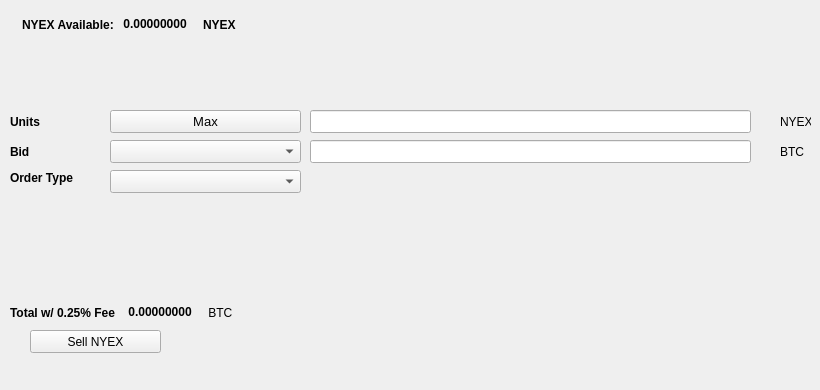
   <widget class="QWidget" name="SellTab">
    <attribute name="title">
     <string>Sell</string>
    </attribute>
    <widget class="QLabel" name="label_16">
     <property name="geometry">
      <rect>
       <x>780</x>
       <y>140</y>
       <width>31</width>
       <height>23</height>
      </rect>
     </property>
     <property name="text">
      <string>BTC</string>
     </property>
    </widget>
    <widget class="QComboBox" name="SellBidcomboBox">
     <property name="geometry">
      <rect>
       <x>110</x>
       <y>140</y>
       <width>191</width>
       <height>23</height>
      </rect>
     </property>
     <property name="font">
      <font>
       <pointsize>10</pointsize>
      </font>
     </property>
    </widget>
    <widget class="QLabel" name="label_18">
     <property name="geometry">
      <rect>
       <x>10</x>
       <y>110</y>
       <width>46</width>
       <height>23</height>
      </rect>
     </property>
     <property name="font">
      <font>
       <weight>75</weight>
       <bold>true</bold>
      </font>
     </property>
     <property name="text">
      <string>Units</string>
     </property>
    </widget>
    <widget class="QPushButton" name="Sell_Max_Amount">
     <property name="geometry">
      <rect>
       <x>110</x>
       <y>110</y>
       <width>191</width>
       <height>23</height>
      </rect>
     </property>
     <property name="font">
      <font>
       <pointsize>10</pointsize>
      </font>
     </property>
     <property name="text">
      <string>Max</string>
     </property>
    </widget>
    <widget class="QLabel" name="label_20">
     <property name="geometry">
      <rect>
       <x>10</x>
       <y>170</y>
       <width>91</width>
       <height>16</height>
      </rect>
     </property>
     <property name="font">
      <font>
       <weight>75</weight>
       <bold>true</bold>
      </font>
     </property>
     <property name="text">
      <string>Order Type</string>
     </property>
    </widget>
    <widget class="QComboBox" name="SellOrdertypeCombo">
     <property name="geometry">
      <rect>
       <x>110</x>
       <y>170</y>
       <width>191</width>
       <height>23</height>
      </rect>
     </property>
     <property name="font">
      <font>
       <pointsize>10</pointsize>
      </font>
     </property>
    </widget>
    <widget class="QLabel" name="label_21">
     <property name="geometry">
      <rect>
       <x>10</x>
       <y>140</y>
       <width>46</width>
       <height>23</height>
      </rect>
     </property>
     <property name="font">
      <font>
       <weight>75</weight>
       <bold>true</bold>
      </font>
     </property>
     <property name="text">
      <string>Bid</string>
     </property>
    </widget>
    <widget class="QLabel" name="label_22">
     <property name="geometry">
      <rect>
       <x>780</x>
       <y>110</y>
       <width>31</width>
       <height>23</height>
      </rect>
     </property>
     <property name="text">
      <string>NYEX</string>
     </property>
    </widget>
    <widget class="QLineEdit" name="UnitsInputNYE">
     <property name="geometry">
      <rect>
       <x>310</x>
       <y>110</y>
       <width>441</width>
       <height>23</height>
      </rect>
     </property>
     <property name="font">
      <font>
       <pointsize>9</pointsize>
       <weight>75</weight>
       <bold>true</bold>
      </font>
     </property>
    </widget>
    <widget class="QLineEdit" name="SellBidPriceEdit">
     <property name="geometry">
      <rect>
       <x>310</x>
       <y>140</y>
       <width>441</width>
       <height>23</height>
      </rect>
     </property>
     <property name="font">
      <font>
       <pointsize>9</pointsize>
       <weight>75</weight>
       <bold>true</bold>
      </font>
     </property>
    </widget>
    <widget class="QPushButton" name="SellNYEBTN">
     <property name="geometry">
      <rect>
       <x>30</x>
       <y>330</y>
       <width>131</width>
       <height>23</height>
      </rect>
     </property>
     <property name="text">
      <string>Sell NYEX</string>
     </property>
     <property name="icon">
      <iconset resource="../prium.qrc">
       <normaloff>:/icons/bitcoin</normaloff>:/icons/bitcoin</iconset>
     </property>
    </widget>
    <widget class="QWidget" name="layoutWidget3">
     <property name="geometry">
      <rect>
       <x>22</x>
       <y>12</y>
       <width>258</width>
       <height>25</height>
      </rect>
     </property>
     <layout class="QHBoxLayout" name="horizontalLayout">
      <item>
       <widget class="QLabel" name="label232_2">
        <property name="font">
         <font>
          <weight>75</weight>
          <bold>true</bold>
         </font>
        </property>
        <property name="text">
         <string>NYEX Available:</string>
        </property>
       </widget>
      </item>
      <item>
       <widget class="QLabel" name="NYEAvailableLabel">
        <property name="palette">
         <palette>
          <active>
           <colorrole role="WindowText">
            <brush brushstyle="SolidPattern">
             <color alpha="255">
              <red>0</red>
              <green>0</green>
              <blue>0</blue>
             </color>
            </brush>
           </colorrole>
           <colorrole role="Button">
            <brush brushstyle="SolidPattern">
             <color alpha="255">
              <red>0</red>
              <green>170</green>
              <blue>0</blue>
             </color>
            </brush>
           </colorrole>
           <colorrole role="Light">
            <brush brushstyle="SolidPattern">
             <color alpha="255">
              <red>0</red>
              <green>255</green>
              <blue>0</blue>
             </color>
            </brush>
           </colorrole>
           <colorrole role="Midlight">
            <brush brushstyle="SolidPattern">
             <color alpha="255">
              <red>0</red>
              <green>212</green>
              <blue>0</blue>
             </color>
            </brush>
           </colorrole>
           <colorrole role="Dark">
            <brush brushstyle="SolidPattern">
             <color alpha="255">
              <red>0</red>
              <green>85</green>
              <blue>0</blue>
             </color>
            </brush>
           </colorrole>
           <colorrole role="Mid">
            <brush brushstyle="SolidPattern">
             <color alpha="255">
              <red>0</red>
              <green>113</green>
              <blue>0</blue>
             </color>
            </brush>
           </colorrole>
           <colorrole role="Text">
            <brush brushstyle="SolidPattern">
             <color alpha="255">
              <red>0</red>
              <green>170</green>
              <blue>0</blue>
             </color>
            </brush>
           </colorrole>
           <colorrole role="BrightText">
            <brush brushstyle="SolidPattern">
             <color alpha="255">
              <red>255</red>
              <green>255</green>
              <blue>255</blue>
             </color>
            </brush>
           </colorrole>
           <colorrole role="ButtonText">
            <brush brushstyle="SolidPattern">
             <color alpha="255">
              <red>0</red>
              <green>0</green>
              <blue>0</blue>
             </color>
            </brush>
           </colorrole>
           <colorrole role="Base">
            <brush brushstyle="SolidPattern">
             <color alpha="255">
              <red>255</red>
              <green>255</green>
              <blue>255</blue>
             </color>
            </brush>
           </colorrole>
           <colorrole role="Window">
            <brush brushstyle="SolidPattern">
             <color alpha="255">
              <red>0</red>
              <green>170</green>
              <blue>0</blue>
             </color>
            </brush>
           </colorrole>
           <colorrole role="Shadow">
            <brush brushstyle="SolidPattern">
             <color alpha="255">
              <red>0</red>
              <green>0</green>
              <blue>0</blue>
             </color>
            </brush>
           </colorrole>
           <colorrole role="AlternateBase">
            <brush brushstyle="SolidPattern">
             <color alpha="255">
              <red>127</red>
              <green>212</green>
              <blue>127</blue>
             </color>
            </brush>
           </colorrole>
           <colorrole role="ToolTipBase">
            <brush brushstyle="SolidPattern">
             <color alpha="255">
              <red>255</red>
              <green>255</green>
              <blue>220</blue>
             </color>
            </brush>
           </colorrole>
           <colorrole role="ToolTipText">
            <brush brushstyle="SolidPattern">
             <color alpha="255">
              <red>0</red>
              <green>0</green>
              <blue>0</blue>
             </color>
            </brush>
           </colorrole>
          </active>
          <inactive>
           <colorrole role="WindowText">
            <brush brushstyle="SolidPattern">
             <color alpha="255">
              <red>0</red>
              <green>0</green>
              <blue>0</blue>
             </color>
            </brush>
           </colorrole>
           <colorrole role="Button">
            <brush brushstyle="SolidPattern">
             <color alpha="255">
              <red>0</red>
              <green>170</green>
              <blue>0</blue>
             </color>
            </brush>
           </colorrole>
           <colorrole role="Light">
            <brush brushstyle="SolidPattern">
             <color alpha="255">
              <red>0</red>
              <green>255</green>
              <blue>0</blue>
             </color>
            </brush>
           </colorrole>
           <colorrole role="Midlight">
            <brush brushstyle="SolidPattern">
             <color alpha="255">
              <red>0</red>
              <green>212</green>
              <blue>0</blue>
             </color>
            </brush>
           </colorrole>
           <colorrole role="Dark">
            <brush brushstyle="SolidPattern">
             <color alpha="255">
              <red>0</red>
              <green>85</green>
              <blue>0</blue>
             </color>
            </brush>
           </colorrole>
           <colorrole role="Mid">
            <brush brushstyle="SolidPattern">
             <color alpha="255">
              <red>0</red>
              <green>113</green>
              <blue>0</blue>
             </color>
            </brush>
           </colorrole>
           <colorrole role="Text">
            <brush brushstyle="SolidPattern">
             <color alpha="255">
              <red>0</red>
              <green>170</green>
              <blue>0</blue>
             </color>
            </brush>
           </colorrole>
           <colorrole role="BrightText">
            <brush brushstyle="SolidPattern">
             <color alpha="255">
              <red>255</red>
              <green>255</green>
              <blue>255</blue>
             </color>
            </brush>
           </colorrole>
           <colorrole role="ButtonText">
            <brush brushstyle="SolidPattern">
             <color alpha="255">
              <red>0</red>
              <green>0</green>
              <blue>0</blue>
             </color>
            </brush>
           </colorrole>
           <colorrole role="Base">
            <brush brushstyle="SolidPattern">
             <color alpha="255">
              <red>255</red>
              <green>255</green>
              <blue>255</blue>
             </color>
            </brush>
           </colorrole>
           <colorrole role="Window">
            <brush brushstyle="SolidPattern">
             <color alpha="255">
              <red>0</red>
              <green>170</green>
              <blue>0</blue>
             </color>
            </brush>
           </colorrole>
           <colorrole role="Shadow">
            <brush brushstyle="SolidPattern">
             <color alpha="255">
              <red>0</red>
              <green>0</green>
              <blue>0</blue>
             </color>
            </brush>
           </colorrole>
           <colorrole role="AlternateBase">
            <brush brushstyle="SolidPattern">
             <color alpha="255">
              <red>127</red>
              <green>212</green>
              <blue>127</blue>
             </color>
            </brush>
           </colorrole>
           <colorrole role="ToolTipBase">
            <brush brushstyle="SolidPattern">
             <color alpha="255">
              <red>255</red>
              <green>255</green>
              <blue>220</blue>
             </color>
            </brush>
           </colorrole>
           <colorrole role="ToolTipText">
            <brush brushstyle="SolidPattern">
             <color alpha="255">
              <red>0</red>
              <green>0</green>
              <blue>0</blue>
             </color>
            </brush>
           </colorrole>
          </inactive>
          <disabled>
           <colorrole role="WindowText">
            <brush brushstyle="SolidPattern">
             <color alpha="255">
              <red>0</red>
              <green>85</green>
              <blue>0</blue>
             </color>
            </brush>
           </colorrole>
           <colorrole role="Button">
            <brush brushstyle="SolidPattern">
             <color alpha="255">
              <red>0</red>
              <green>170</green>
              <blue>0</blue>
             </color>
            </brush>
           </colorrole>
           <colorrole role="Light">
            <brush brushstyle="SolidPattern">
             <color alpha="255">
              <red>0</red>
              <green>255</green>
              <blue>0</blue>
             </color>
            </brush>
           </colorrole>
           <colorrole role="Midlight">
            <brush brushstyle="SolidPattern">
             <color alpha="255">
              <red>0</red>
              <green>212</green>
              <blue>0</blue>
             </color>
            </brush>
           </colorrole>
           <colorrole role="Dark">
            <brush brushstyle="SolidPattern">
             <color alpha="255">
              <red>0</red>
              <green>85</green>
              <blue>0</blue>
             </color>
            </brush>
           </colorrole>
           <colorrole role="Mid">
            <brush brushstyle="SolidPattern">
             <color alpha="255">
              <red>0</red>
              <green>113</green>
              <blue>0</blue>
             </color>
            </brush>
           </colorrole>
           <colorrole role="Text">
            <brush brushstyle="SolidPattern">
             <color alpha="255">
              <red>0</red>
              <green>85</green>
              <blue>0</blue>
             </color>
            </brush>
           </colorrole>
           <colorrole role="BrightText">
            <brush brushstyle="SolidPattern">
             <color alpha="255">
              <red>255</red>
              <green>255</green>
              <blue>255</blue>
             </color>
            </brush>
           </colorrole>
           <colorrole role="ButtonText">
            <brush brushstyle="SolidPattern">
             <color alpha="255">
              <red>0</red>
              <green>85</green>
              <blue>0</blue>
             </color>
            </brush>
           </colorrole>
           <colorrole role="Base">
            <brush brushstyle="SolidPattern">
             <color alpha="255">
              <red>0</red>
              <green>170</green>
              <blue>0</blue>
             </color>
            </brush>
           </colorrole>
           <colorrole role="Window">
            <brush brushstyle="SolidPattern">
             <color alpha="255">
              <red>0</red>
              <green>170</green>
              <blue>0</blue>
             </color>
            </brush>
           </colorrole>
           <colorrole role="Shadow">
            <brush brushstyle="SolidPattern">
             <color alpha="255">
              <red>0</red>
              <green>0</green>
              <blue>0</blue>
             </color>
            </brush>
           </colorrole>
           <colorrole role="AlternateBase">
            <brush brushstyle="SolidPattern">
             <color alpha="255">
              <red>0</red>
              <green>170</green>
              <blue>0</blue>
             </color>
            </brush>
           </colorrole>
           <colorrole role="ToolTipBase">
            <brush brushstyle="SolidPattern">
             <color alpha="255">
              <red>255</red>
              <green>255</green>
              <blue>220</blue>
             </color>
            </brush>
           </colorrole>
           <colorrole role="ToolTipText">
            <brush brushstyle="SolidPattern">
             <color alpha="255">
              <red>0</red>
              <green>0</green>
              <blue>0</blue>
             </color>
            </brush>
           </colorrole>
          </disabled>
         </palette>
        </property>
        <property name="font">
         <font>
          <weight>75</weight>
          <bold>true</bold>
         </font>
        </property>
        <property name="text">
         <string> 0.00000000 </string>
        </property>
        <property name="textInteractionFlags">
         <set>Qt::LinksAccessibleByMouse|Qt::TextSelectableByKeyboard|Qt::TextSelectableByMouse</set>
        </property>
       </widget>
      </item>
      <item>
       <widget class="QLabel" name="labelNYE">
        <property name="font">
         <font>
          <weight>75</weight>
          <bold>true</bold>
         </font>
        </property>
        <property name="text">
         <string>NYEX</string>
        </property>
       </widget>
      </item>
     </layout>
    </widget>
    <widget class="QWidget" name="layoutWidget">
     <property name="geometry">
      <rect>
       <x>10</x>
       <y>300</y>
       <width>268</width>
       <height>25</height>
      </rect>
     </property>
     <layout class="QHBoxLayout" name="horizontalLayout_2">
      <item>
       <widget class="QLabel" name="label_19">
        <property name="font">
         <font>
          <weight>75</weight>
          <bold>true</bold>
         </font>
        </property>
        <property name="text">
         <string>Total w/ 0.25% Fee </string>
        </property>
       </widget>
      </item>
      <item>
       <widget class="QLabel" name="SellCostLabel">
        <property name="palette">
         <palette>
          <active>
           <colorrole role="WindowText">
            <brush brushstyle="SolidPattern">
             <color alpha="255">
              <red>0</red>
              <green>0</green>
              <blue>0</blue>
             </color>
            </brush>
           </colorrole>
           <colorrole role="Button">
            <brush brushstyle="SolidPattern">
             <color alpha="255">
              <red>0</red>
              <green>170</green>
              <blue>0</blue>
             </color>
            </brush>
           </colorrole>
           <colorrole role="Light">
            <brush brushstyle="SolidPattern">
             <color alpha="255">
              <red>0</red>
              <green>255</green>
              <blue>0</blue>
             </color>
            </brush>
           </colorrole>
           <colorrole role="Midlight">
            <brush brushstyle="SolidPattern">
             <color alpha="255">
              <red>0</red>
              <green>212</green>
              <blue>0</blue>
             </color>
            </brush>
           </colorrole>
           <colorrole role="Dark">
            <brush brushstyle="SolidPattern">
             <color alpha="255">
              <red>0</red>
              <green>85</green>
              <blue>0</blue>
             </color>
            </brush>
           </colorrole>
           <colorrole role="Mid">
            <brush brushstyle="SolidPattern">
             <color alpha="255">
              <red>0</red>
              <green>113</green>
              <blue>0</blue>
             </color>
            </brush>
           </colorrole>
           <colorrole role="Text">
            <brush brushstyle="SolidPattern">
             <color alpha="255">
              <red>0</red>
              <green>170</green>
              <blue>0</blue>
             </color>
            </brush>
           </colorrole>
           <colorrole role="BrightText">
            <brush brushstyle="SolidPattern">
             <color alpha="255">
              <red>255</red>
              <green>255</green>
              <blue>255</blue>
             </color>
            </brush>
           </colorrole>
           <colorrole role="ButtonText">
            <brush brushstyle="SolidPattern">
             <color alpha="255">
              <red>0</red>
              <green>0</green>
              <blue>0</blue>
             </color>
            </brush>
           </colorrole>
           <colorrole role="Base">
            <brush brushstyle="SolidPattern">
             <color alpha="255">
              <red>255</red>
              <green>255</green>
              <blue>255</blue>
             </color>
            </brush>
           </colorrole>
           <colorrole role="Window">
            <brush brushstyle="SolidPattern">
             <color alpha="255">
              <red>0</red>
              <green>170</green>
              <blue>0</blue>
             </color>
            </brush>
           </colorrole>
           <colorrole role="Shadow">
            <brush brushstyle="SolidPattern">
             <color alpha="255">
              <red>0</red>
              <green>0</green>
              <blue>0</blue>
             </color>
            </brush>
           </colorrole>
           <colorrole role="AlternateBase">
            <brush brushstyle="SolidPattern">
             <color alpha="255">
              <red>127</red>
              <green>212</green>
              <blue>127</blue>
             </color>
            </brush>
           </colorrole>
           <colorrole role="ToolTipBase">
            <brush brushstyle="SolidPattern">
             <color alpha="255">
              <red>255</red>
              <green>255</green>
              <blue>220</blue>
             </color>
            </brush>
           </colorrole>
           <colorrole role="ToolTipText">
            <brush brushstyle="SolidPattern">
             <color alpha="255">
              <red>0</red>
              <green>0</green>
              <blue>0</blue>
             </color>
            </brush>
           </colorrole>
          </active>
          <inactive>
           <colorrole role="WindowText">
            <brush brushstyle="SolidPattern">
             <color alpha="255">
              <red>0</red>
              <green>0</green>
              <blue>0</blue>
             </color>
            </brush>
           </colorrole>
           <colorrole role="Button">
            <brush brushstyle="SolidPattern">
             <color alpha="255">
              <red>0</red>
              <green>170</green>
              <blue>0</blue>
             </color>
            </brush>
           </colorrole>
           <colorrole role="Light">
            <brush brushstyle="SolidPattern">
             <color alpha="255">
              <red>0</red>
              <green>255</green>
              <blue>0</blue>
             </color>
            </brush>
           </colorrole>
           <colorrole role="Midlight">
            <brush brushstyle="SolidPattern">
             <color alpha="255">
              <red>0</red>
              <green>212</green>
              <blue>0</blue>
             </color>
            </brush>
           </colorrole>
           <colorrole role="Dark">
            <brush brushstyle="SolidPattern">
             <color alpha="255">
              <red>0</red>
              <green>85</green>
              <blue>0</blue>
             </color>
            </brush>
           </colorrole>
           <colorrole role="Mid">
            <brush brushstyle="SolidPattern">
             <color alpha="255">
              <red>0</red>
              <green>113</green>
              <blue>0</blue>
             </color>
            </brush>
           </colorrole>
           <colorrole role="Text">
            <brush brushstyle="SolidPattern">
             <color alpha="255">
              <red>0</red>
              <green>170</green>
              <blue>0</blue>
             </color>
            </brush>
           </colorrole>
           <colorrole role="BrightText">
            <brush brushstyle="SolidPattern">
             <color alpha="255">
              <red>255</red>
              <green>255</green>
              <blue>255</blue>
             </color>
            </brush>
           </colorrole>
           <colorrole role="ButtonText">
            <brush brushstyle="SolidPattern">
             <color alpha="255">
              <red>0</red>
              <green>0</green>
              <blue>0</blue>
             </color>
            </brush>
           </colorrole>
           <colorrole role="Base">
            <brush brushstyle="SolidPattern">
             <color alpha="255">
              <red>255</red>
              <green>255</green>
              <blue>255</blue>
             </color>
            </brush>
           </colorrole>
           <colorrole role="Window">
            <brush brushstyle="SolidPattern">
             <color alpha="255">
              <red>0</red>
              <green>170</green>
              <blue>0</blue>
             </color>
            </brush>
           </colorrole>
           <colorrole role="Shadow">
            <brush brushstyle="SolidPattern">
             <color alpha="255">
              <red>0</red>
              <green>0</green>
              <blue>0</blue>
             </color>
            </brush>
           </colorrole>
           <colorrole role="AlternateBase">
            <brush brushstyle="SolidPattern">
             <color alpha="255">
              <red>127</red>
              <green>212</green>
              <blue>127</blue>
             </color>
            </brush>
           </colorrole>
           <colorrole role="ToolTipBase">
            <brush brushstyle="SolidPattern">
             <color alpha="255">
              <red>255</red>
              <green>255</green>
              <blue>220</blue>
             </color>
            </brush>
           </colorrole>
           <colorrole role="ToolTipText">
            <brush brushstyle="SolidPattern">
             <color alpha="255">
              <red>0</red>
              <green>0</green>
              <blue>0</blue>
             </color>
            </brush>
           </colorrole>
          </inactive>
          <disabled>
           <colorrole role="WindowText">
            <brush brushstyle="SolidPattern">
             <color alpha="255">
              <red>0</red>
              <green>85</green>
              <blue>0</blue>
             </color>
            </brush>
           </colorrole>
           <colorrole role="Button">
            <brush brushstyle="SolidPattern">
             <color alpha="255">
              <red>0</red>
              <green>170</green>
              <blue>0</blue>
             </color>
            </brush>
           </colorrole>
           <colorrole role="Light">
            <brush brushstyle="SolidPattern">
             <color alpha="255">
              <red>0</red>
              <green>255</green>
              <blue>0</blue>
             </color>
            </brush>
           </colorrole>
           <colorrole role="Midlight">
            <brush brushstyle="SolidPattern">
             <color alpha="255">
              <red>0</red>
              <green>212</green>
              <blue>0</blue>
             </color>
            </brush>
           </colorrole>
           <colorrole role="Dark">
            <brush brushstyle="SolidPattern">
             <color alpha="255">
              <red>0</red>
              <green>85</green>
              <blue>0</blue>
             </color>
            </brush>
           </colorrole>
           <colorrole role="Mid">
            <brush brushstyle="SolidPattern">
             <color alpha="255">
              <red>0</red>
              <green>113</green>
              <blue>0</blue>
             </color>
            </brush>
           </colorrole>
           <colorrole role="Text">
            <brush brushstyle="SolidPattern">
             <color alpha="255">
              <red>0</red>
              <green>85</green>
              <blue>0</blue>
             </color>
            </brush>
           </colorrole>
           <colorrole role="BrightText">
            <brush brushstyle="SolidPattern">
             <color alpha="255">
              <red>255</red>
              <green>255</green>
              <blue>255</blue>
             </color>
            </brush>
           </colorrole>
           <colorrole role="ButtonText">
            <brush brushstyle="SolidPattern">
             <color alpha="255">
              <red>0</red>
              <green>85</green>
              <blue>0</blue>
             </color>
            </brush>
           </colorrole>
           <colorrole role="Base">
            <brush brushstyle="SolidPattern">
             <color alpha="255">
              <red>0</red>
              <green>170</green>
              <blue>0</blue>
             </color>
            </brush>
           </colorrole>
           <colorrole role="Window">
            <brush brushstyle="SolidPattern">
             <color alpha="255">
              <red>0</red>
              <green>170</green>
              <blue>0</blue>
             </color>
            </brush>
           </colorrole>
           <colorrole role="Shadow">
            <brush brushstyle="SolidPattern">
             <color alpha="255">
              <red>0</red>
              <green>0</green>
              <blue>0</blue>
             </color>
            </brush>
           </colorrole>
           <colorrole role="AlternateBase">
            <brush brushstyle="SolidPattern">
             <color alpha="255">
              <red>0</red>
              <green>170</green>
              <blue>0</blue>
             </color>
            </brush>
           </colorrole>
           <colorrole role="ToolTipBase">
            <brush brushstyle="SolidPattern">
             <color alpha="255">
              <red>255</red>
              <green>255</green>
              <blue>220</blue>
             </color>
            </brush>
           </colorrole>
           <colorrole role="ToolTipText">
            <brush brushstyle="SolidPattern">
             <color alpha="255">
              <red>0</red>
              <green>0</green>
              <blue>0</blue>
             </color>
            </brush>
           </colorrole>
          </disabled>
         </palette>
        </property>
        <property name="font">
         <font>
          <weight>75</weight>
          <bold>true</bold>
         </font>
        </property>
        <property name="autoFillBackground">
         <bool>false</bool>
        </property>
        <property name="text">
         <string> 0.00000000</string>
        </property>
        <property name="textInteractionFlags">
         <set>Qt::LinksAccessibleByMouse|Qt::TextSelectableByMouse</set>
        </property>
       </widget>
      </item>
      <item>
       <widget class="QLabel" name="label_17">
        <property name="font">
         <font>
          <weight>50</weight>
          <bold>false</bold>
         </font>
        </property>
        <property name="text">
         <string> BTC</string>
        </property>
       </widget>
      </item>
     </layout>
    </widget>
    <widget class="QLabel" name="label_23">
     <property name="geometry">
      <rect>
       <x>460</x>
       <y>300</y>
       <width>281</width>
       <height>81</height>
      </rect>
     </property>
     <property name="text">
      <string/>
     </property>
     <property name="pixmap">
      <pixmap>:/images/bittrex</pixmap>
     </property>
    </widget>
   </widget>
